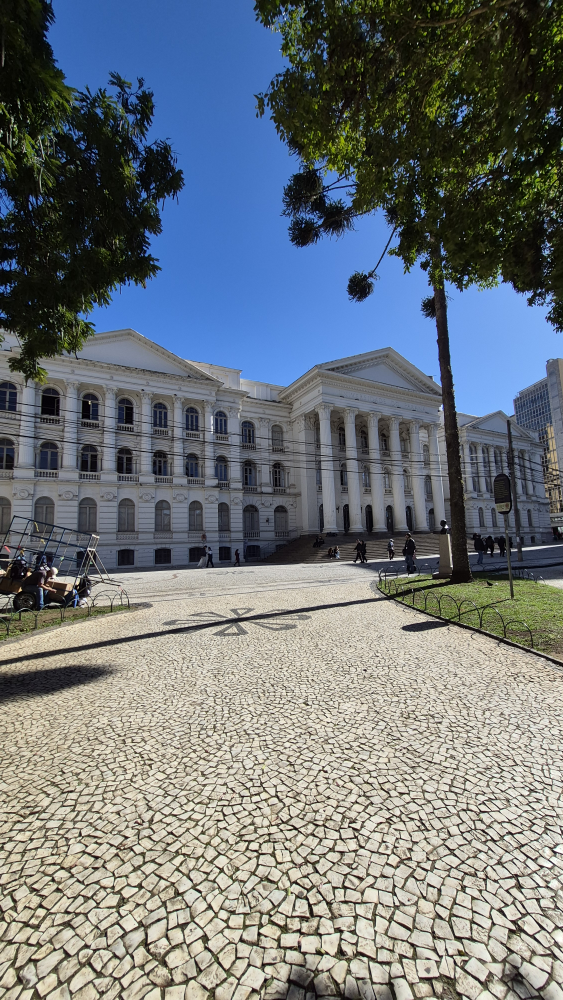
#> input picture TA01/ufpr.jpg, 2252 x 4000 px (shown at 1/4 size)
$ python filter.py   (older library calls are emulated)
#> lines starting #> are read from the running program, lines starting #| are printed output that depends on the picture
import cv2
import numpy as np

# Lê uma imagem do disco (formato padrão BGR)
imagem = cv2.imread("ufpr.jpg")
#> imagem is the input picture: shape (4000, 2252, 3); mean B, G, R 122.3, 117.8, 110.9

# Converte a imagem para escala de cinza
cinza = cv2.cvtColor(imagem, cv2.COLOR_BGR2GRAY)

# cv2.namedWindow('TesteR', cv2.WINDOW_NORMAL) # cria uma janela, sem ela nao tem como mudar o size da janela
# cv2.resizeWindow('TesteR', 800, 600) # redimensiona o tamanho da janela


# convertendo imagem para RGB
imagemRgb = cv2.cvtColor(imagem, cv2.COLOR_BGR2RGB)

# convertendo para cinza
imagemCinza = cv2.cvtColor(imagem, cv2.COLOR_BGR2GRAY)
tamanho = (512, 512)
imagemCinza = cv2.resize(imagemCinza, tamanho, interpolation=cv2.INTER_LINEAR) # redimensiona o tamanho da imagem

# kernel horizontal
kernelH = np.array([
    [1, 2, 1],
    [0, 0, 0],
    [-1, -2, -1]
], dtype=np.float32)


# escala 5x5
kernelH5 = np.array([
    [1, 2, 1, 2, 1],
    [0, 0, 0, 0, 0],
    [-1, -2, -1, -2, -1]
], dtype=np.float32)

# escala 11x11
kernelH11 = np.array([
    [1, 2, 2, 1, 1, 1, 1, 1, 2, 2, 1],
    [0, 0, 0, 0, 0, 0, 0, 0, 0 , 0, 0],
    [-1, -2, -2, -1, -1, -1, -1, -1, -2, -2, -1]
], dtype=np.float32)


# kernel Vertical
kernelV = np.array([
    [-1, 0, 1],
    [-2, 0, 2],
    [-1, 0, 1]
], dtype=np.float32)

# kernel diagonal 45
kernelD45 = np.array([
    [-2, -1, 0],
    [-1, 0, 1],
    [0, 1, 2]
], dtype=np.float32)

#kernel diagonal 135
kernelD135 = np.array([
    [-2, -1, 0],
    [-1, 0, 1],
    [0, 1, 2]
], dtype=np.float32)

kernelC = np.array([
    [0, 1, 0],
    [1, 0, 1],
    [0, -1, 0]
], dtype=np.float32)

#aplicando filtro
responseV = cv2.filter2D(
    imagemCinza,
    cv2.CV_32F,
    kernelV
)

# circular

responseH = cv2.filter2D(
    imagemCinza,
    cv2.CV_32F,
    kernelH
)


responseH5 = cv2.filter2D(
    imagemCinza,
    cv2.CV_32F,
    kernelH5
)

responseH11 = cv2.filter2D(
    imagemCinza,
    cv2.CV_32F,
    kernelH11
)

responseD45 = cv2.filter2D(
    imagemCinza,
    cv2.CV_32F,
    kernelD45
)

responseD135 = cv2.filter2D(
    imagemCinza,
    cv2.CV_32F,
    kernelD135
)

responseC = cv2.filter2D(
    imagemCinza,
    cv2.CV_32F,
    kernelC
)
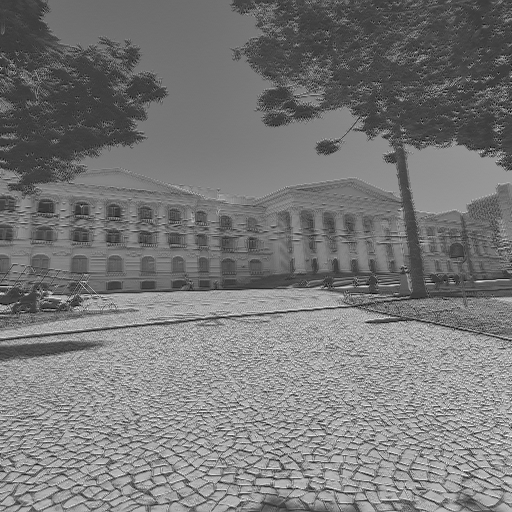
#> responseC: shape (512, 512) float32; min -209, max 720, mean 232; drawn with min black and max white

#normalização das imagens
# pode printar as imagens direto com os reponses acima, porém fica feio de ver
# aqui normalizamos
magnitudeV = np.abs(responseV)
visV = cv2.normalize(
    magnitudeV,
    None,
    0,
    255,
    cv2.NORM_MINMAX
).astype(np.uint8)

magnitudeH = np.abs(responseH)
visH = cv2.normalize(
    magnitudeV,
    None,
    0,
    255,
    cv2.NORM_MINMAX
).astype(np.uint8)

magnitudeD45 = np.abs(responseD45)
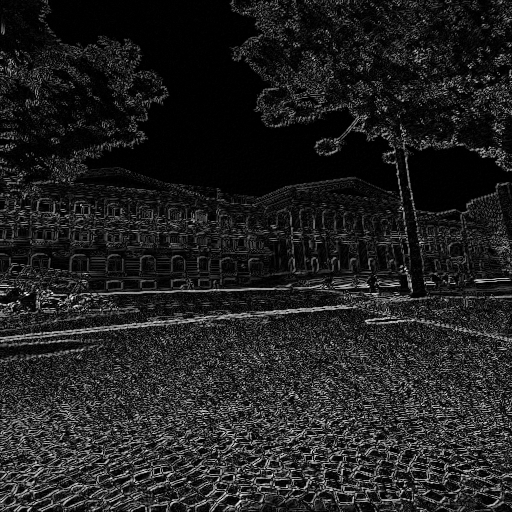
#> magnitudeD45: shape (512, 512) float32; min 0, max 826, mean 108.3; drawn with min black and max white
visD45 = cv2.normalize(
    magnitudeV,
    None,
    0,
    255,
    cv2.NORM_MINMAX
).astype(np.uint8)

magnitudeD135 = np.abs(responseD135)
visD135 = cv2.normalize(
    magnitudeV,
    None,
    0,
    255,
    cv2.NORM_MINMAX
).astype(np.uint8)

magnitudeC = np.abs(responseC)
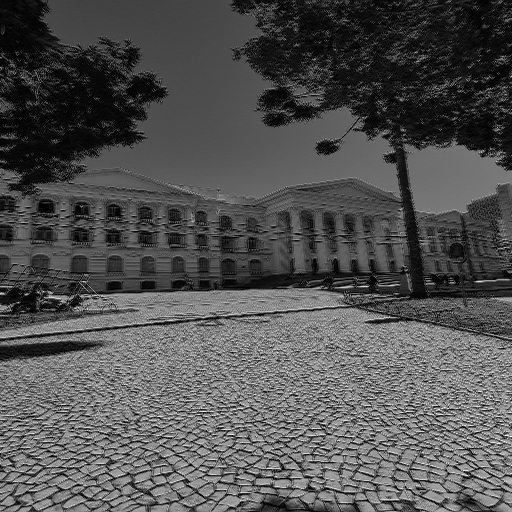
#> magnitudeC: shape (512, 512) float32; min 0, max 720, mean 233.6; drawn with min black and max white
visC = cv2.normalize(
    magnitudeV,
    None,
    0,
    255,
    cv2.NORM_MINMAX
).astype(np.uint8)


# printar imagens normalizadas, sem valores negativos de pixel
# o filtrosdo cv2 pode retorna vlores do tipo: -500 à 500
# normalizar deixa os pixel no range: 0 à 255 apenas
# cv2.imshow("Teste Vertical2", visV)
# cv2.imshow("Teste Horizontal", visH)
# cv2.imshow("Teste Diagonal 45", visD45)
# cv2.imshow("Teste Diagonal 135", visD135)
# cv2.imshow("Teste Circular", visC)


# printar imagens sem normalização
cv2.imshow('Teste Vertical', responseH)
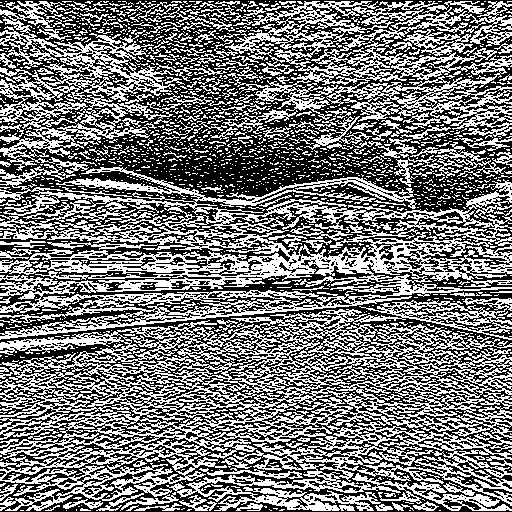
#> window 'Teste Vertical': shape (512, 512); 46.9% white in thin lines or dots
# cv2.imshow('Teste Vertical escala 5x5', responseH5)
# cv2.imshow('Teste Vertical escala 11x11', responseH11)
cv2.imshow('Teste Horizontal', responseV)
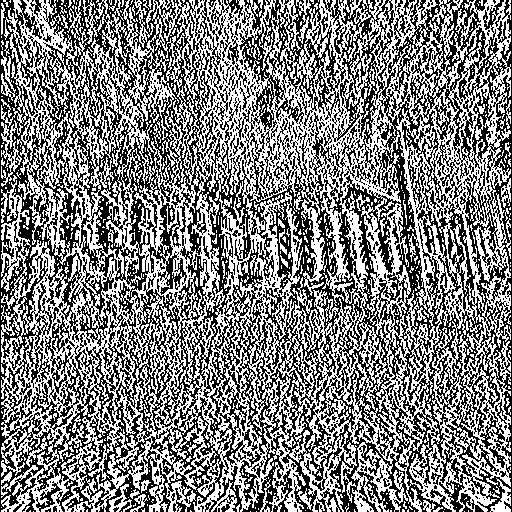
#> window 'Teste Horizontal': shape (512, 512); 50.3% white; black in thin lines or dots
cv2.imshow('Teste diagonal 45 graus', responseD45)
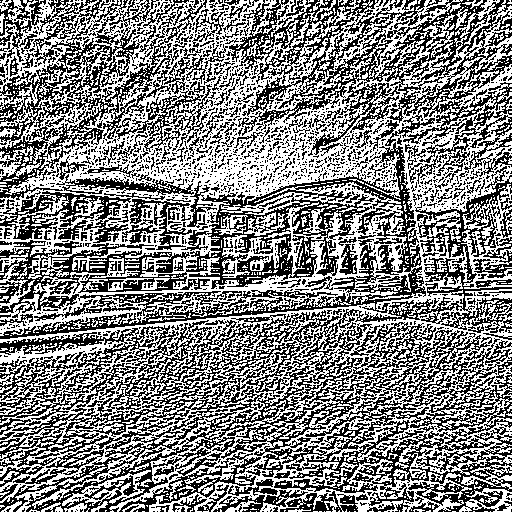
#> window 'Teste diagonal 45 graus': shape (512, 512); 51.7% white; black in thin lines or dots
cv2.imshow('Teste diagonal 135 graus', responseD135)
cv2.imshow('Teste circular', responseC)
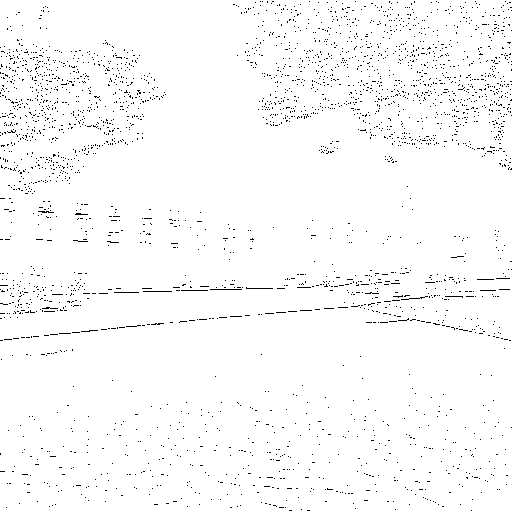
#> window 'Teste circular': shape (512, 512); 98% white; black in thin lines or dots
cv2.waitKey(0)  # sem isso, ela abre e fecha rapidamente
cv2.destroyAllWindows()
